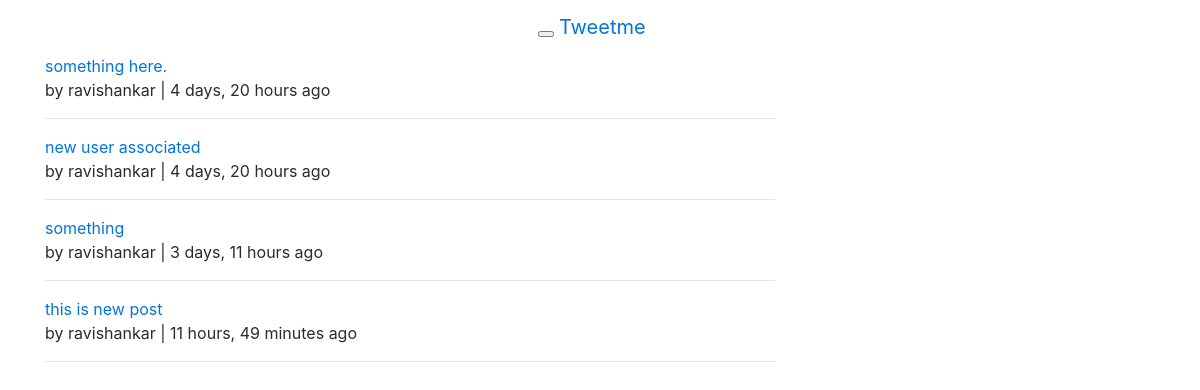
Page /tweet/ on the earlier database version.
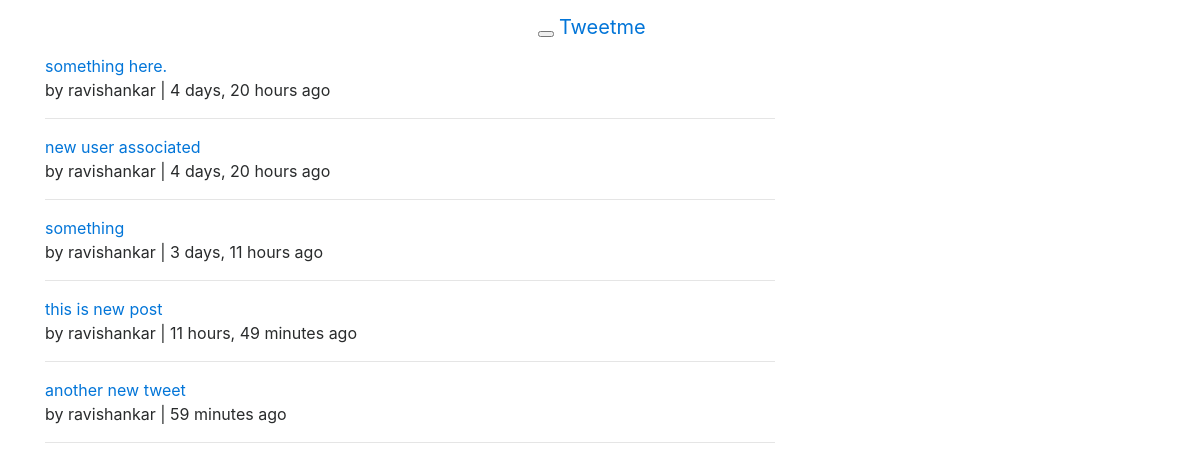
Same page on the later database version.
### tweets/models.py (models this page shows, shortened)
class Tweet(models.Model):
	user 		= models.ForeignKey(settings.AUTH_USER_MODEL)
	content 	= models.CharField(max_length=140, validators=[validate_content])
	updated 	= models.DateTimeField(auto_now=True)
	timestamp 	= models.DateTimeField(auto_now_add=True)
	def __str__(self):
		return self.content

### tweets/views.py (the view)
class TweetListView(ListView):
	template_name = "tweets/list_view.html"
	def get_context_data(self, *args, **kwargs):
		context = super(TweetListView, self).get_context_data(*args, **kwargs)
		print(context)
		return context
	def get_queryset(self, *args, **kwargs):
		queryset = Tweet.objects.all()
		q = self.request.GET.get("q")
		print("q" + str(q))
		if(q is not None):
			queryset = Tweet.objects.filter(content__icontains=q)
		return queryset

### tweets/templates/tweets/list_view.html (shortened to what this page needs)
{% extends "base.html" %}
{% block content %}
	<div class="row">
		<div class="col-sm-8 col-sm-offset-2">
			{% for obj in object_list %}
				<div class="media">
					<div class="media-body">
						<a href="{% url 'tweet:detail' pk=obj.id %}">{{ obj.content }}</a>
						<br>
						by {{obj.user}} | {{obj.timestamp | timesince}} ago
					</div>
				</div>
				<hr>
			{% empty %}
				{% if request.GET.q %}
					<p>Now tweets found</p>
				{% else %}
					<p>No tweets yet</p>
				{% endif %}
			{% endfor %}
		</div>
	</div>
{% endblock content %}

### templates/base.html (shortened to what this page needs)
{% load static %}
<!DOCTYPE html>
<html lang="en">
<head>
    <link href="{% static 'css/bootstrap.min.css' %}" rel="stylesheet">
    <link href="{% static 'css/style.css' %}" rel="stylesheet">
</head>
<body>
    <div class="container">
        {% include "navbar.html" %}
        {% block content %}
        {% endblock %}
    </div>
</body>
</html>

### templates/navbar.html (shortened to what this page needs)
<nav class="navbar navbar-default">
	<div class="container-fluid">
		<div class="navbar-header">
			<button type="button" class="navbar-toggle collapsed" data-toggle="collapse" data-target="#bs-example-navbar-collapse-1" aria-expanded="false">
			</button>
			<a class="navbar-brand" href="#">Tweetme</a>
		</div>
	</div>
</nav>

Differences in the rows shown:
added Tweet: content "another new tweet", user "ravishankar", timestamp "59 minutes"
